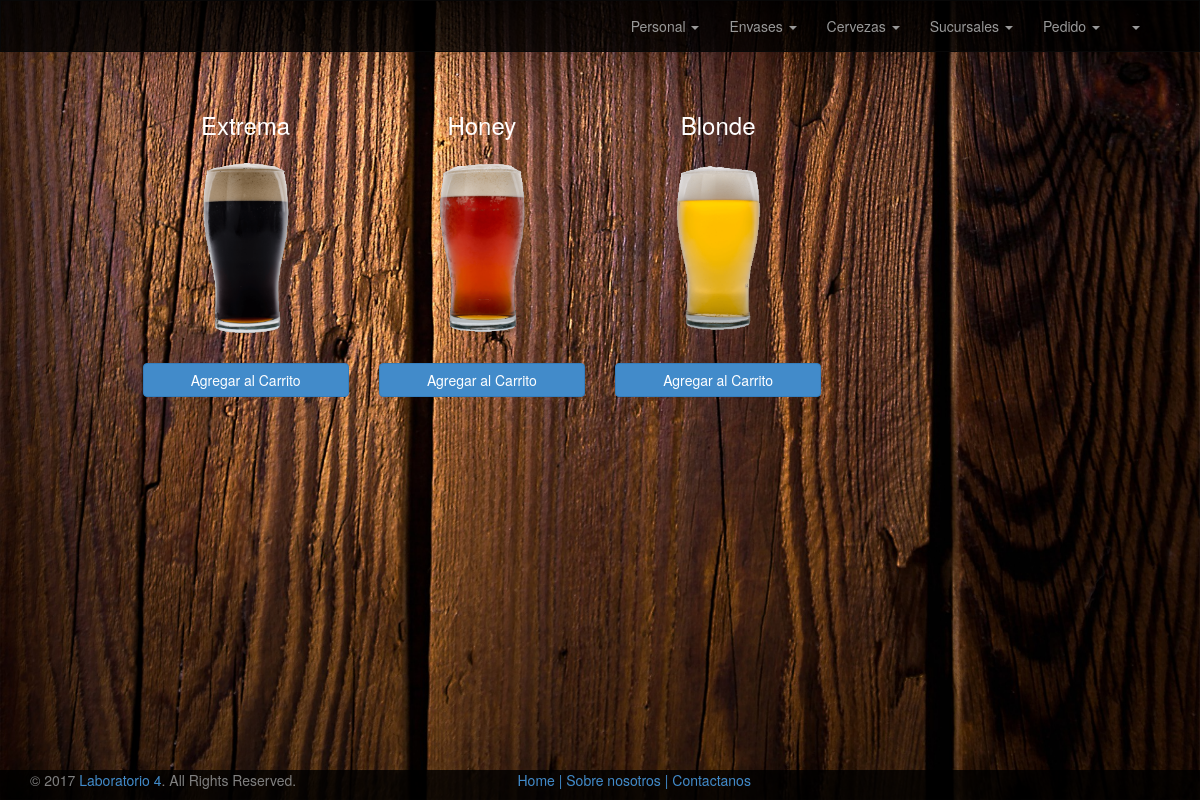
The app's page /pedido/elegirCerveza (signed in) with its own data.
### tables this page shows
CREATE TABLE `cervezas` (
  `idCerveza` int(11) NOT NULL,
  `nombre` varchar(50) NOT NULL,
  `descripcion` text NOT NULL,
  `precioLitro` int(11) DEFAULT NULL,
  `foto` varchar(100) NOT NULL,
  `estado` tinyint(1) NOT NULL DEFAULT '1'
);

### Controladora/pedidoControlador.php (called while the page is built, shortened)
<?php namespace Controladora;
	class pedidoControlador
	{
		protected $cerveza;
		public function __construct()
		{
			$this->cerveza 		= CervezaDAO::getInstance();
		}
		public function elegirCerveza(){
			$cervezas=$this->cerveza->listarParaPed();
			require_once ROOT . "Vistas/template.php";
			require_once ROOT . "Vistas/elegirCerveza.php";
		}
}
?>

### index.php (called while the page is built, shortened)
<?php
	Router::direccionar(Request::getInstance());
?>

### DAO/CervezaDAO.php (called while the page is built, shortened)
<?php namespace DAO;
class CervezaDAO implements IDAO
{
	public function listarParaPed() {
		try {
			$con = new Conexion();
			$conexion = $con->conectar();
			$sql = "select * from cervezas where estado <> 0";
			$statement = $conexion->prepare($sql);
			$statement->execute();
			$resultado = $statement->fetchAll();
		} catch (PDOException $e) {
			echo "ERROR: " . $e->getMessage();
		}
		return $resultado;
	}
}
?>

### Vistas/elegirCerveza.php (the view, shortened to what this page needs)
<section style="margin-bottom: 50px">
		<div class="container">
        	<div class="row centered-form">
		        <div class="col-md-10 col-md-offset-1">
					<?php
					foreach ($cervezas as $i) {
					?>
					<form role="form" method="POST"  action="<?php echo DIR . 'pedido/elegirEnvase'; ?>" enctype="multipart/form-data">
						<div class="col-md-3" style="border: 2px" align="center">
							<div class="form-group">
								<h3 style="color: white"><?php echo $i['nombre']?></h3>
								<img src="<?php echo DIR . $i['foto'];?>" width='150' >
							</div>
							<input type="submit" class="btn btn-primary btn-block" style="color: white" value="Agregar al Carrito" height="50">
						</div>
					</form>
					<?php
						}
					?>
			   </div>
		    </div>
		</div>
</section>

### Vistas/template.php (style rules this page uses)
.centered-form { margin-top: 40px; }

### records on screen
cervezas: nombre "Extrema", foto (picture)
cervezas: nombre "Honey", foto (picture)
cervezas: nombre "Blonde", foto (picture)
